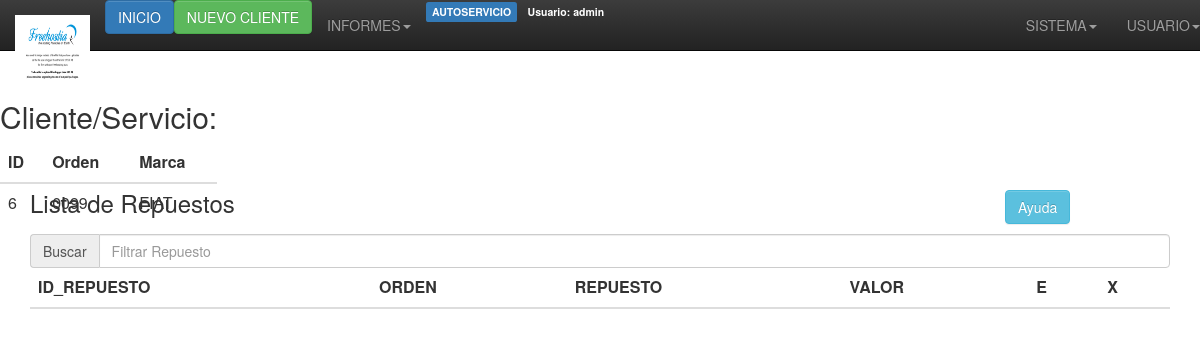
The page /servicios/verdetallesrepuestos.php?id=6&orden=0099&marca=FIAT (signed in) on the database as committed earlier.
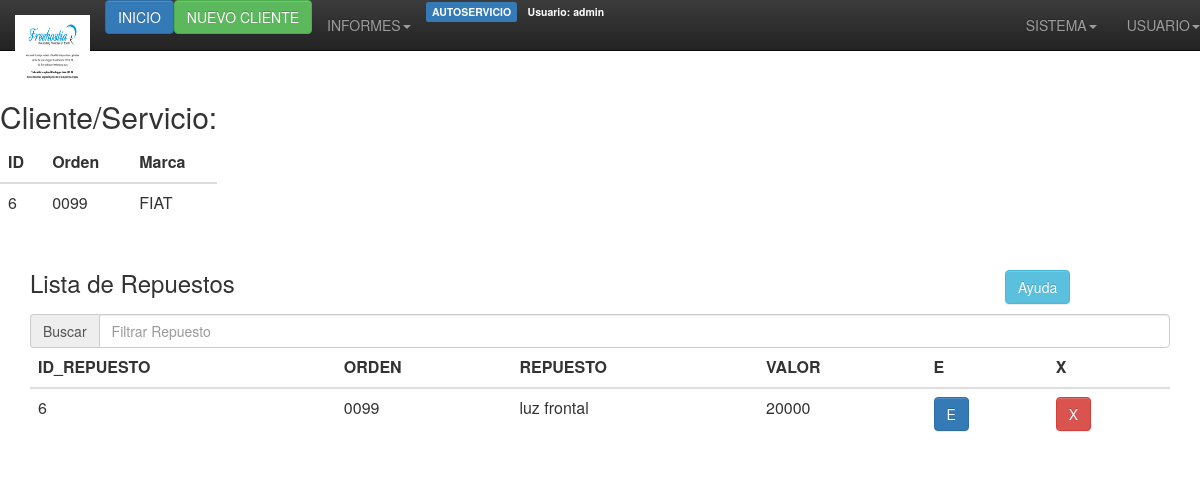
The same page on the database as committed later.
### tables this page shows
CREATE TABLE `detalles` (
  `id_d` int(11) NOT NULL AUTO_INCREMENT,
  `id_servicio` int(3) NOT NULL,
  `orden` varchar(4) NOT NULL,
  `marca` varchar(30) NOT NULL,
  `serie` varchar(40) NOT NULL,
  `chasis` varchar(40) NOT NULL,
  `color` varchar(40) NOT NULL,
  `num_entrada` varchar(40) NOT NULL,
  `fec_entrega` varchar(20) NOT NULL,
  `hora_entrega` varchar(20) NOT NULL,
  `modelo_anio` varchar(20) NOT NULL,
  `motor` varchar(20) NOT NULL,
  `kilometros` varchar(20) NOT NULL,
  `placa` varchar(10) NOT NULL,
  `herramienta` varchar(3) NOT NULL,
  `extintor` varchar(3) NOT NULL,
  `radio` varchar(3) NOT NULL,
  `tapetes` varchar(3) NOT NULL,
  `stops` varchar(3) NOT NULL,
  `llanta` varchar(3) NOT NULL,
  `luzplaca` varchar(3) NOT NULL,
  `brazostras` varchar(3) NOT NULL,
  `gato` varchar(3) NOT NULL,
  `antena` varchar(3) NOT NULL,
  `frontal` varchar(3) NOT NULL,
  `farolas` varchar(3) NOT NULL,
  `boceles` varchar(3) NOT NULL,
  `exploradoras` varchar(3) NOT NULL,
  `mac` varchar(3) NOT NULL,
  `triangulo` varchar(3) NOT NULL,
  `encendedor` varchar(3) NOT NULL,
  `cajacd` varchar(3) NOT NULL,
  `cocuyos` varchar(3) NOT NULL,
  `copas` varchar(3) NOT NULL,
  `tapagas` varchar(3) NOT NULL,
  `brazoslimp` varchar(3) NOT NULL,
  `espejos` varchar(3) NOT NULL,
  `cenicero` varchar(3) NOT NULL,
  `tapiceria` varchar(3) NOT NULL,
  `vidrios` varchar(3) NOT NULL,
  `batera` varchar(3) NOT NULL,
  `plumillas` varchar(3) NOT NULL,
  `bomperes` varchar(3) NOT NULL,
  `nivelcombustible` varchar(3) NOT NULL,
  PRIMARY KEY (`id_d`),
  KEY `id_servicio` (`id_servicio`)
);

CREATE TABLE `repuestos` (
  `id` int(5) NOT NULL AUTO_INCREMENT,
  `id_repuesto` int(5) NOT NULL,
  `orden` varchar(10) NOT NULL,
  `repuesto` varchar(30) NOT NULL,
  `valor` int(30) NOT NULL,
  PRIMARY KEY (`id`)
);

### servicios/verdetallesrepuestos.php (the view, shortened to what this page needs)
<html xmlns="http://www.w3.org/1999/xhtml">
<head>
<link rel="stylesheet" href="bootstrap/css/bootstrap.min.css">
<link rel="stylesheet" href="bootstrap/css/bootstrap-theme.min.css">
</head>
<body>
<?php include("../encabezado.php"); ?>
<div id="encabezado" style="height:200px;position:absolute;display:block;">
<br />
<h2>Cliente/Servicio:</h2>
<div class='table‐responsive'>
<table class='table table-hover'>
<thead><th>ID</th><th>Orden</th><th>Marca</th></thead>
<tbody><tr>
<td><?php echo $_GET['id']; ?></td>
<td><?php echo $_GET['orden']; ?></td>
<td><?php echo $_GET['marca']; ?></td>
</tr></tbody>
</table>
</div>
</div>
<?php
$per_page = 100;
$result = mysql_query("SELECT * FROM detalles INNER JOIN repuestos
  ON repuestos.orden = detalles.orden WHERE repuestos.id_repuesto = '".$_GET['id']."' AND detalles.orden = '".$_GET['orden']."'");
$total_results = mysql_num_rows($result);
$total_pages = ceil($total_results / $per_page);
if (isset($_GET['page']) && is_numeric($_GET['page']))
{
$show_page = $_GET['page'];
if ($show_page > 0 && $show_page <= $total_pages)
{
$start = ($show_page -1) * $per_page;
$end = $start + $per_page;
}
else
{
$start = 0;
$end = $per_page;
}
}
else
{
$start = 0;
$end = $per_page;
}
?>
<p><br /><br /></p>
<div class="container">
<div class="row">
  <div class="col-sm-10"><h3>Lista de Repuestos</h3></div>
  <div class="col-sm-2"><h3>
<button type="button" class="btn btn-info btn-md" data-toggle="modal" data-target="#myModal">Ayuda</button></h3></div>
</div>
        <div class="input-group"> <span class="input-group-addon">Buscar</span>
        <input id="filtrar" type="text" class="form-control" placeholder="Filtrar Repuesto">
      </div>
<?php
echo "<div class='table‐responsive'>";
echo "<table class='table table-hover'>";
echo "<thead><tr> <th>ID_REPUESTO</th> <th>ORDEN</th> <th>REPUESTO</th> <th>VALOR</th> <th>E</th> <th>X</th></tr></thead>";
for ($i = $start; $i < $end; $i++)
{
if ($i == $total_results) { break; }
echo "<tbody class='buscar'>";
echo "<tr>";
echo '<td>' . mysql_result($result, $i, 'id_repuesto') . '</td>';
echo '<td>' . mysql_result($result, $i, 'orden') . '</td>';
echo '<td>' . mysql_result($result, $i, 'repuesto') . '</td>';
echo '<td>' . mysql_result($result, $i, 'valor') . '</td>';
echo '<td><a class="btn btn-primary" href="editar_repuestos.php?id=' . mysql_result($result, $i, 'id') . '" data‐toggle="tooltip" title="Editar Repuesto">E</a></td>';
echo '<td><a class="btn btn-danger" href="delete_repuestos.php?id=' . mysql_result($result, $i, 'id') . '" data‐toggle="tooltip" title="Eliminar Repuesto">X</a></td>';
echo "</tr>";
echo "</tbody>";
}
echo "</table>";
echo "</div>";
?>
</div>
</body>
</html>

Rows that differ between the two databases and show on the page:
now on this page (row edited): detalles: repuestos.id_repuesto "6", orden "0099", repuestos.repuesto "luz frontal", repuestos.valor "20000"
